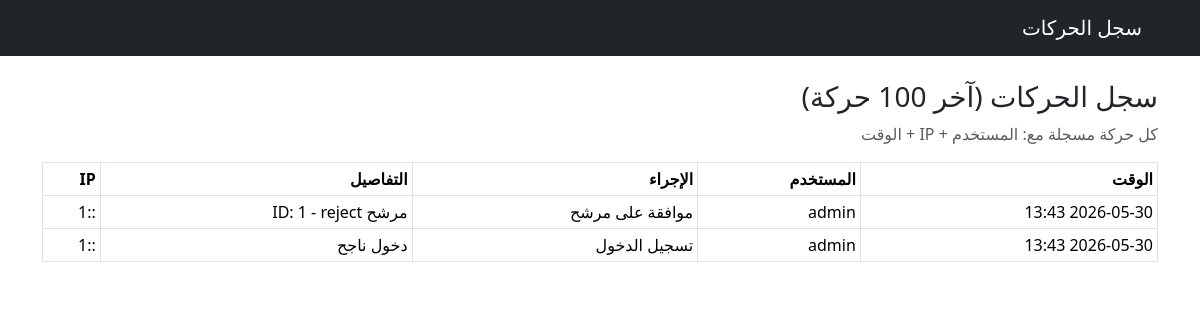
Page /activity_log.php (signed in) on the committed database.
### tables this page shows
CREATE TABLE activity_logs (
        id INTEGER PRIMARY KEY AUTOINCREMENT,
        user_id INTEGER,
        username TEXT,
        action TEXT,
        details TEXT,
        ip_address TEXT,
        user_agent TEXT,
        created_at TEXT DEFAULT CURRENT_TIMESTAMP
    );

### activity_log.php (the view, shortened to what this page needs)
<?php
$db = getDB();
$logs = $db->query("SELECT * FROM activity_logs ORDER BY id DESC LIMIT 100")->fetchAll();
?>
<!DOCTYPE html>
<html lang="ar" dir="rtl">
<head>
    <link href="https://cdn.jsdelivr.net/npm/bootstrap@5.3.3/dist/css/bootstrap.min.css" rel="stylesheet">
</head>
<body>
<nav class="navbar navbar-dark bg-dark"><div class="container"><a class="navbar-brand" href="dashboard.php">سجل الحركات</a></div></nav>
<div class="container py-4">
    <h3>سجل الحركات (آخر 100 حركة)</h3>
    <p class="text-muted">كل حركة مسجلة مع: المستخدم + IP + الوقت</p>
    <table class="table table-sm table-bordered">
        <thead>
            <tr>
                <th>الوقت</th>
                <th>المستخدم</th>
                <th>الإجراء</th>
                <th>التفاصيل</th>
                <th>IP</th>
            </tr>
        </thead>
        <tbody>
            <?php foreach ($logs as $log): ?>
            <tr>
                <td><?= date('Y-m-d H:i', strtotime($log['created_at'])) ?></td>
                <td><?= $log['username'] ?></td>
                <td><?= $log['action'] ?></td>
                <td><?= htmlspecialchars($log['details']) ?></td>
                <td><?= $log['ip_address'] ?></td>
            </tr>
            <?php endforeach; ?>
        </tbody>
    </table>
</div>
</body>
</html>

### rows in the picture
activity_logs: created_at "2026-05-30 13:43", username "admin", action "موافقة على مرشح", details "مرشح ID: 1 - reject", ip_address "::1"
activity_logs: created_at "2026-05-30 13:43", username "admin", action "تسجيل الدخول", details "دخول ناجح", ip_address "::1"
